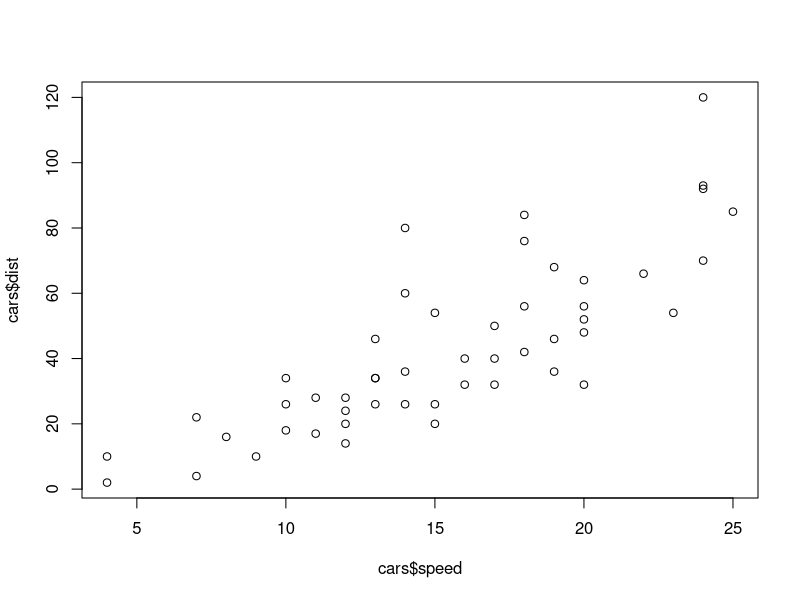
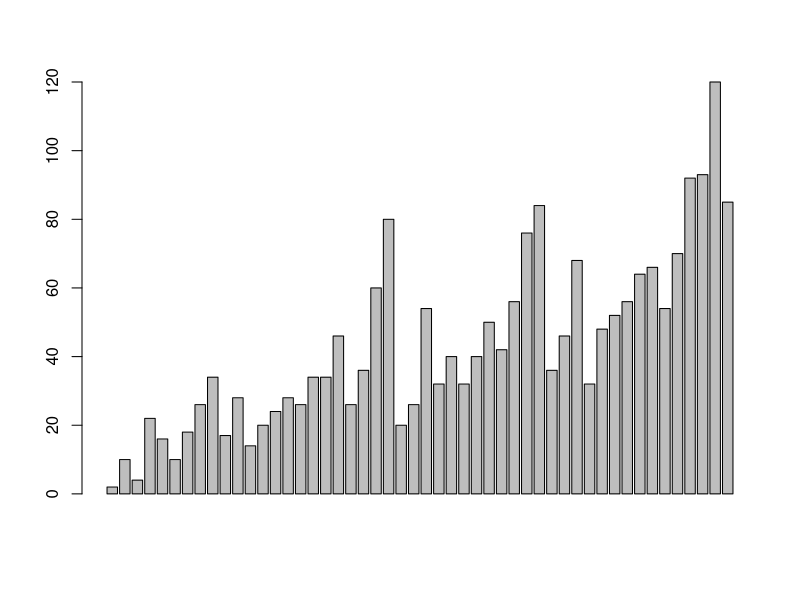
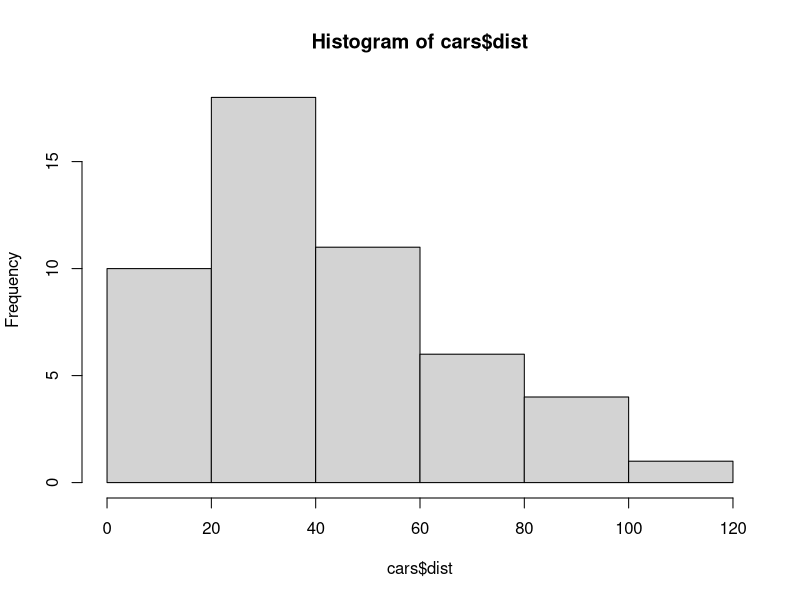
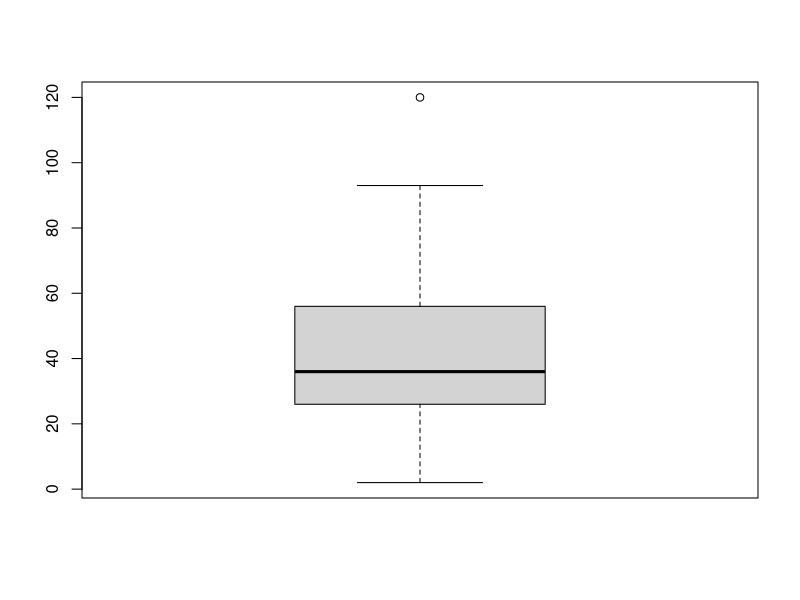
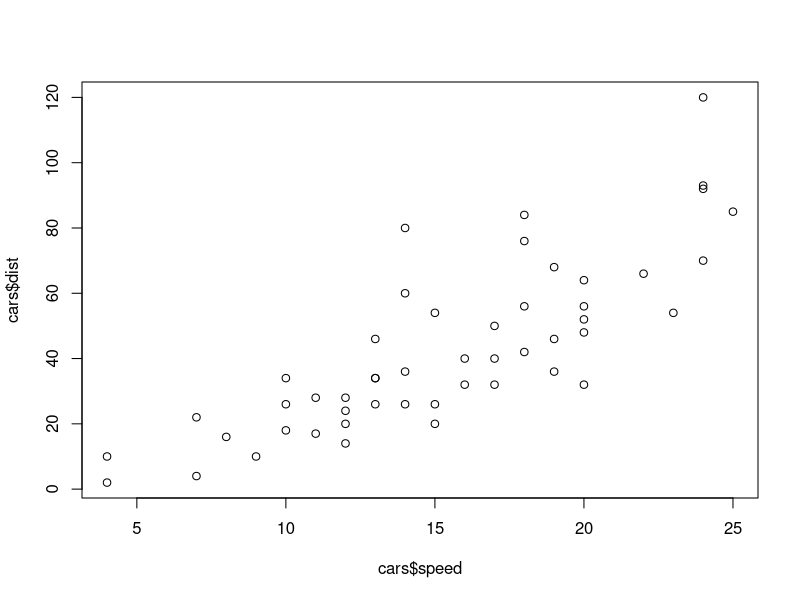
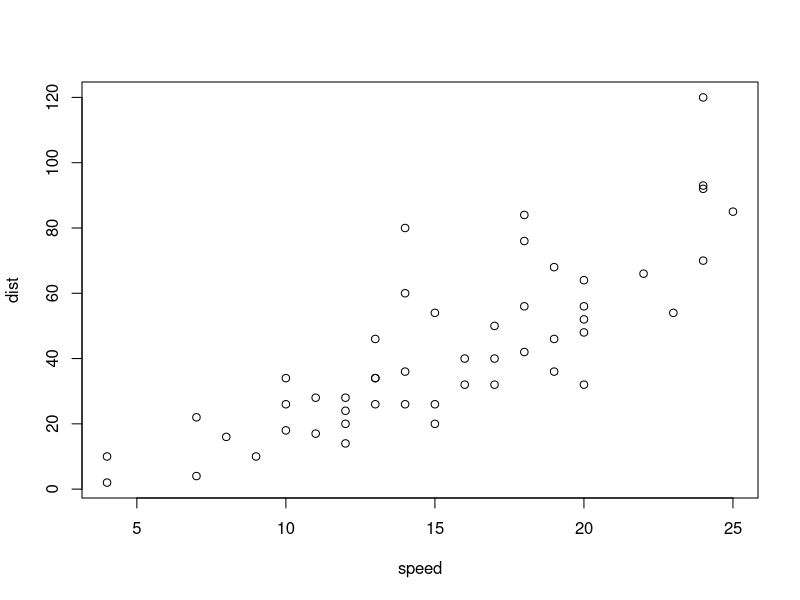
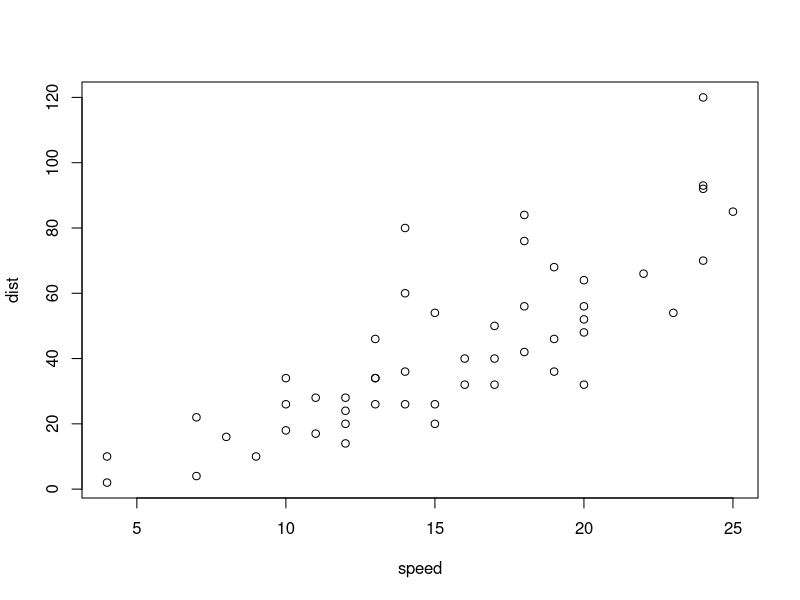
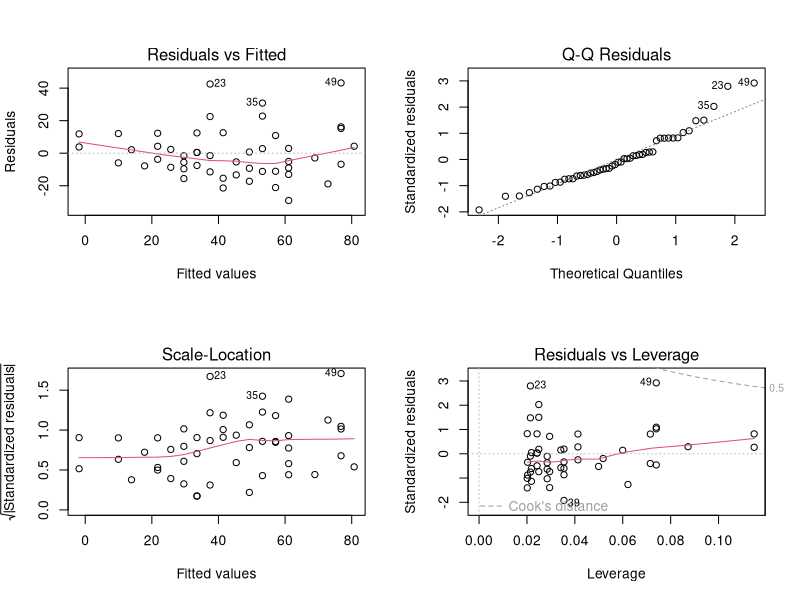

Write R code to recreate these figures, in order.
# Plot types
plot(cars$speed, cars$dist)
barplot(cars$dist)
hist(cars$dist)
boxplot(cars$dist)

# Plot interface
plot(cars$speed, cars$dist)
plot(dist~speed, data=cars)
plot(cars)
cars.lm <- lm(dist~speed, data=cars)
par(mfrow=c(2,2))
plot(cars.lm)

# Color
barplot(1, col="darkgreen")
colors()
barplot(1, col=2)
barplot(rep(1,8), names=1:8, col=1:8)
palette()

# Graphical parameters
plot(c(1,10), c(1,100),
     main="title", xlab="x", ylab="y",
     xlim=c(0,20), ylim=c(0,120),
     pch=2, lwd=5, col="orange", cex=2)
lines(c(5,15), c(50,60), lty=2, lwd=5, col="purple")
text(10, 20, "here", col="brown")

# Multipanel
par(mfrow=c(2,3))
plot(0, main=1)
plot(0, main=2)
plot(0, main=3)
plot(0, main=4)
plot(0, main=5)
plot(0, main=6)
par(mfrow=c(1,1))

# Aspect ratio
boxplot(count~spray, data=InsectSprays)
plot(sunspots)

